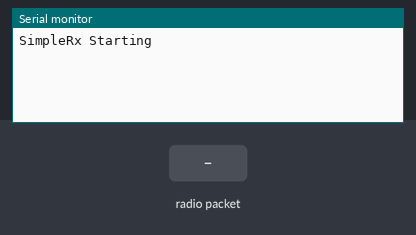
A sketch run on a simulated Arduino Uno, built with avr-gcc and run on an emulated ATmega328P. On the bench: the last lines printed to the serial monitor. Inputs (shaded band) come from the test bench. No radio packets arrive unless stated.

Above: at 1.2 s.
1.3 s: radio packet "1" arrives
At 2.1 s:
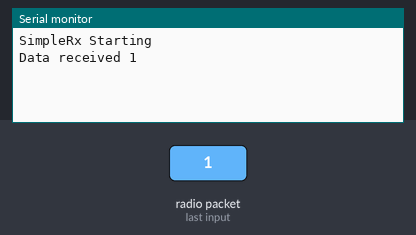
2.8 s: radio packet "0" arrives
At 3.3 s:
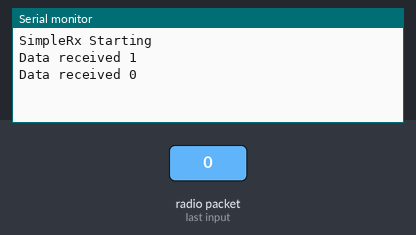
4.3 s: radio packet "2" arrives
At 5.6 s:
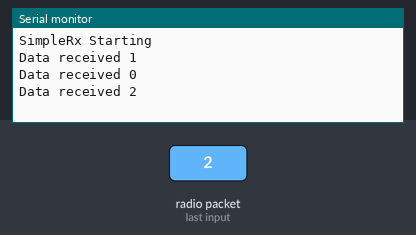

Measured:
- after the input at 1.3 s, the serial monitor: prints a new line at once (image 1)
- after the input at 2.8 s, the serial monitor: prints a new line at once (image 2)
- after the input at 4.3 s, the serial monitor: prints a new line at once (image 3)

The sketch:

RF24_receiver.ino
```cpp
// SimpleRx - the slave or the receiver
#include <SPI.h>
#include <nRF24L01.h>
#include <RF24.h>

#define CE_PIN   9
#define CSN_PIN 10

const byte thisSlaveAddress[5] = {'R','x','A','c','A'};

RF24 radio(CE_PIN, CSN_PIN);

char dataReceived[10]; // this must match dataToSend in the TX
bool newData = false;

//===========

void setup() {

    Serial.begin(9600);

    Serial.println("SimpleRx Starting");
    radio.begin();
    radio.setDataRate( RF24_250KBPS );
    //radio.setPALevel(RF24_PA_MAX);
    radio.openReadingPipe(1, thisSlaveAddress);
    radio.startListening();
}

//=============

void loop() {
    getData();
    showData();
}

//==============

void getData() {
    if ( radio.available() ) {
        radio.read( &dataReceived, sizeof(dataReceived) );
        newData = true;
    } else {

    }
}

void showData() {
    if (newData == true) {
        Serial.print("Data received ");
        Serial.println(dataReceived);
        delay(1000);
        newData = false;
    }
}
```
